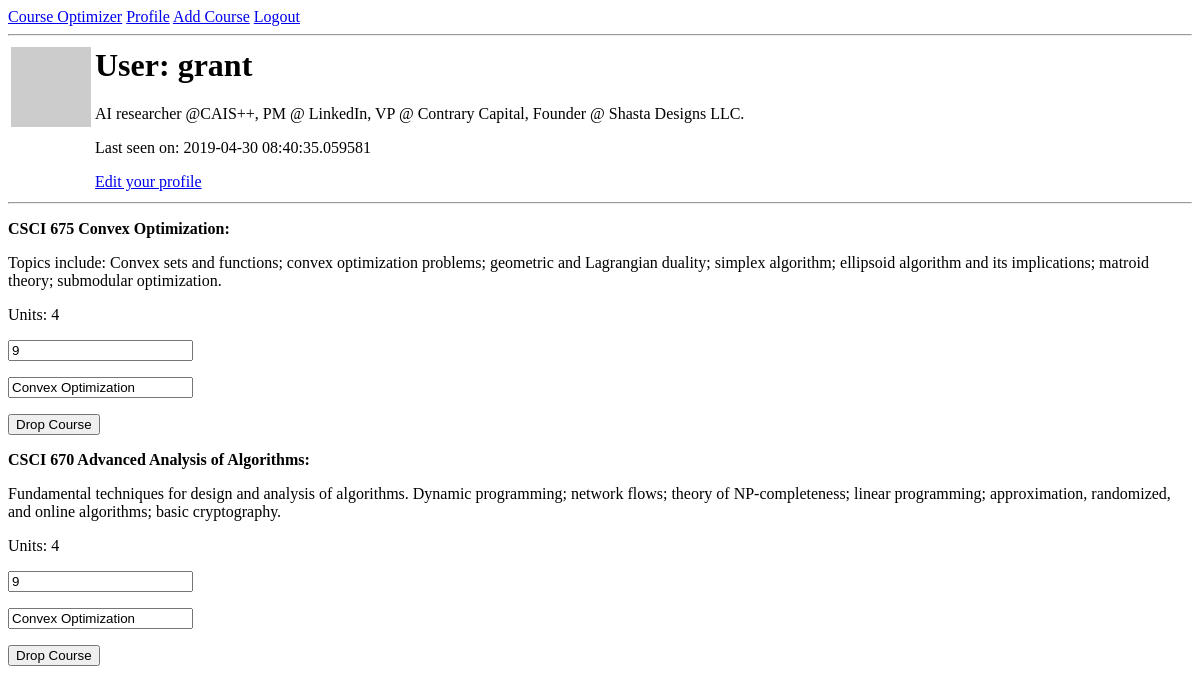
The app's page /user/grant (signed in), older data.
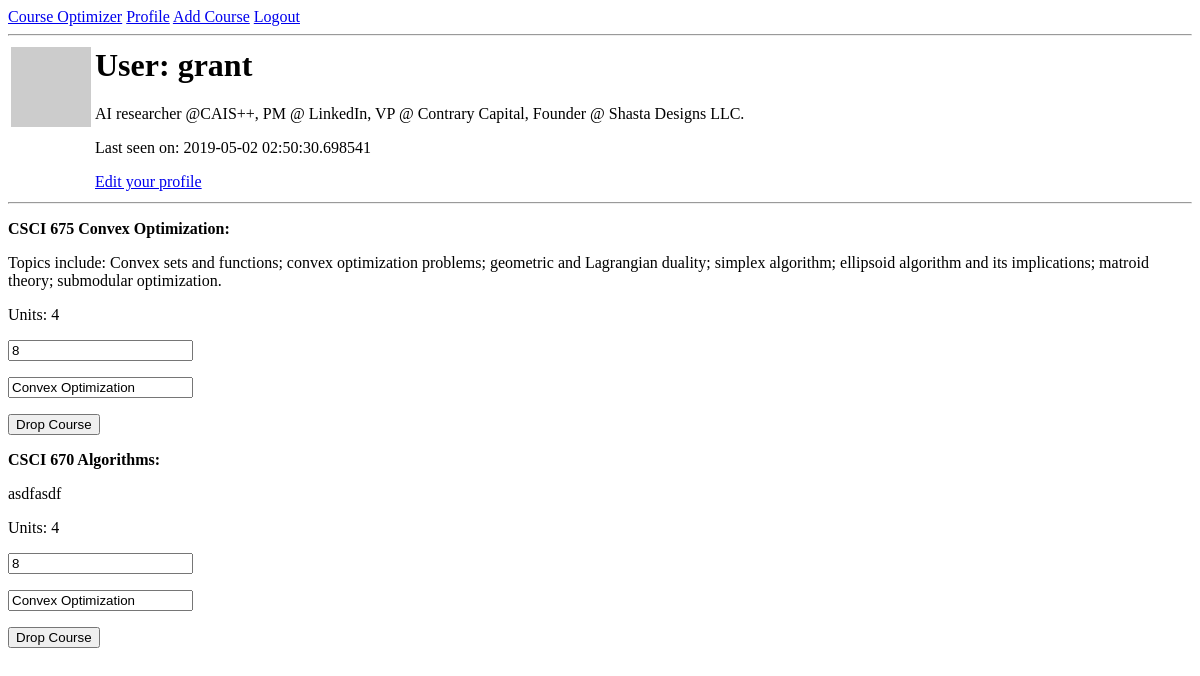
The same page, newer data.
### app/models.py (models this page shows, shortened)
class User(UserMixin, db.Model):
    id = db.Column(db.Integer, primary_key=True)
    username = db.Column(db.String(64), unique=True, nullable=False)
    email = db.Column(db.String(120), unique=True, nullable=False)
    password_hash = db.Column(db.String(128))
    courses = db.relationship('Course', backref='user', lazy='dynamic')
    about_me = db.Column(db.String(140))
    last_seen = db.Column(db.DateTime, default=datetime.utcnow)
    def avatar(self, size):
        digest = md5(self.email.lower().encode('utf-8')).hexdigest()
        return 'https://www.gravatar.com/avatar/{}?d=identicon&s={}'.format(
            digest, size)

class Course(db.Model):
    id = db.Column(db.Integer, primary_key=True)
    prefix = db.Column(db.String(8), nullable=False)
    number = db.Column(db.Integer, nullable=False)
    title = db.Column(db.String(100))
    description = db.Column(db.Text)
    units = db.Column(db.Integer)
    value = db.Column(db.Integer)
    user_id = db.Column(db.Integer, db.ForeignKey('user.id'), nullable=False)

### app/routes.py (the view)
@app.route('/user/<username>', methods=['GET', 'POST'])
@login_required
def user(username):
    user = User.query.filter_by(username=username).first_or_404()
    drop_form = DropCourseForm()
    val_form = UpdateCourseValForm()
    if drop_form.validate_on_submit() and 'drop_course' in request.form:
        print(request.form)
        course = user.courses.filter_by(id=request.form['drop_course_id']).one()
        db.session.delete(course)
        db.session.commit()
        flash('You dropped ' + course.title)
        return redirect('user/' + str(current_user.username))
    elif val_form.validate_on_submit() and 'value' in request.form:
        course = user.courses.filter_by(id=request.form['val_course_id']).one()
        course.value = val_form.value.data
        db.session.commit()
        flash('Course value has been updated.')
        return redirect(url_for('user', username=current_user.username))
    elif request.method == 'GET':
        print(request.form)
        print(val_form)
        print(request)
        print(request.data)
        print(val_form.title.data)
        course = user.courses.first()
        val_form.value.data = course.value
        val_form.title.data = course.title
        print(val_form.title.data)
    return render_template('user.html', user=user, drop_form=drop_form,
                           val_form=val_form)

### app/forms.py
class DropCourseForm(FlaskForm):
    drop_course = SubmitField('Drop Course')
    course_id   = "" # plz delete this line

class UpdateCourseValForm(FlaskForm):
    value = IntegerField('Value', validators=[DataRequired()])
    title = StringField('Title', validators=[DataRequired()])

### app/models.py (called while the page is built)
@login.user_loader
def load_user(id):
    return User.query.get(int(id))

### app/routes.py (called while the page is built)
@app.before_request
def before_request():
    if current_user.is_authenticated:
        current_user.last_seen = datetime.utcnow()
        db.session.commit()

### app/templates/user.html
{% extends "base.html" %}
{% block content %}
  <table>
    <tr valign="top">
      <td><img src="{{ user.avatar(128) }}"></td>
      <td>
        <h1>User: {{ user.username }}</h1>
        {% if user.about_me %}
          <p>{{ user.about_me }}</p>
        {% endif %}
        {% if user.last_seen %}
          <p>Last seen on: {{ user.last_seen }}</p>
        {% endif %}
        {% if user == current_user %}
          <p><a href="{{ url_for('edit_profile') }}">Edit your profile</a></p>
        {% endif %}
      </td>
    </tr>
  </table>
  <hr>
  {% if user.courses.first() == None %}
    <div><p>Add some courses!</p></div>
  {% else %}
    {% for course in user.courses %}
      {% include '_course.html' %}
    {% endfor %}
  {% endif %}
{% endblock %}

### app/templates/base.html (shortened to what this page needs)
<html>
    <head>
    </head>
    <body>
        <div>
            <a href="{{ url_for('index') }}">Course Optimizer</a>
            {% if current_user.is_anonymous %}
            <a href="{{ url_for('login') }}">Login</a>
            <a href="{{ url_for('register') }}">New Account</a>
            {% else %}
            <a href="{{ url_for('user', username=current_user.username) }}">Profile</a>
            <a href="{{ url_for('add_course') }}">Add Course</a>
            <a href="{{ url_for('logout') }}">Logout</a>
            {% endif %}
        </div>
        <hr>
        {% block content %}{% endblock %}
    </body>
</html>

### app/templates/_course.html (shortened to what this page needs)
<div>
  <p><b>{{ course.prefix }} {{ course.number }} {{ course.title }}:</b></p>
  <p>{{ course.description }}</p>
  <p>Units: {{ course.units }}</p>
  <form action="" method="post">
    <p>{{ val_form.value }}</p>
    <p>{{ val_form.title }}</p>
  </form>
</div>
<form action="" method="post">
  <p>{{ drop_form.drop_course }}</p>
</form>

Row changes from the older to the newer data that the page shows:
removed Course: prefix "CSCI", number "670", title "Advanced Analysis of Algorithms", description "Fundamental techniques for design and analysis of algorithms. Dynamic programming; network flows; theory of NP-completeness; linear programming; approximation, randomized, and online algorithms; basic cryptography.", units "4", {{ val_form.value }} "9", {{ val_form.title }} "Convex Optimization"
changed User "grant": last_seen "2019-04-30 08:40:35.059581" → "2019-05-02 02:50:30.698541"
changed Course "Convex Optimization": value "9" → "8"
added Course: prefix "CSCI", number "670", title "Algorithms", description "asdfasdf", units "4", {{ val_form.value }} "8", {{ val_form.title }} "Convex Optimization"
